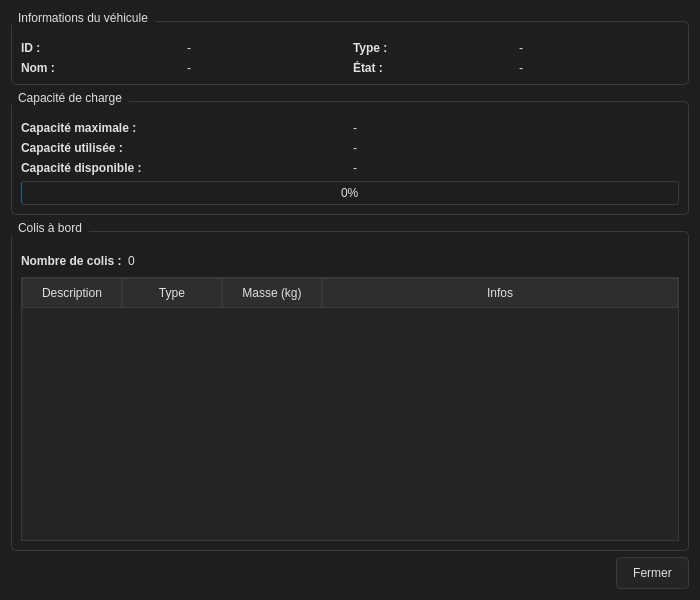
<?xml version="1.0" encoding="UTF-8"?>
<ui version="4.0">
 <class>DialogDetailsVehicule</class>
 <widget class="QDialog" name="DialogDetailsVehicule">
  <property name="geometry">
   <rect>
    <x>0</x>
    <y>0</y>
    <width>700</width>
    <height>600</height>
   </rect>
  </property>
  <property name="windowTitle">
   <string>Détails du véhicule</string>
  </property>
  <property name="styleSheet">
   <string>QDialog {
    background-color: #1e1e1e;
    color: #e0e0e0;
}
QLabel {
    color: #e0e0e0;
}
QGroupBox {
    border: 1px solid #3a3a3a;
    border-radius: 5px;
    margin-top: 10px;
    padding-top: 10px;
    color: #e0e0e0;
}
QGroupBox::title {
    subcontrol-origin: margin;
    subcontrol-position: top left;
    padding: 0 5px;
}
QPushButton {
    background-color: #252525;
    color: #e0e0e0;
    border: 1px solid #3a3a3a;
    padding: 8px 16px;
    border-radius: 4px;
}
QPushButton:hover {
    background-color: #2e2e2e;
    border: 1px solid #0d47a1;
}
QPushButton:pressed {
    background-color: #1a1a1a;
}
QTableWidget {
    background-color: #252525;
    color: #e0e0e0;
    gridline-color: #3a3a3a;
    border: 1px solid #3a3a3a;
}
QTableWidget::item {
    padding: 5px;
}
QHeaderView::section {
    background-color: #2e2e2e;
    color: #e0e0e0;
    padding: 5px;
    border: 1px solid #3a3a3a;
}
QProgressBar {
    border: 1px solid #3a3a3a;
    border-radius: 3px;
    text-align: center;
    background-color: #1e1e1e;
    color: #e0e0e0;
}
</string>
  </property>
  <layout class="QVBoxLayout" name="verticalLayout">
   <item>
    <widget class="QGroupBox" name="groupBoxInfos">
     <property name="title">
      <string>Informations du véhicule</string>
     </property>
     <layout class="QGridLayout" name="gridLayout">
      <item row="0" column="0">
       <widget class="QLabel" name="label_2">
        <property name="text">
         <string>ID :</string>
        </property>
        <property name="styleSheet">
         <string>font-weight: bold;</string>
        </property>
       </widget>
      </item>
      <item row="0" column="1">
       <widget class="QLabel" name="labelID">
        <property name="text">
         <string>-</string>
        </property>
       </widget>
      </item>
      <item row="0" column="2">
       <widget class="QLabel" name="label_4">
        <property name="text">
         <string>Type :</string>
        </property>
        <property name="styleSheet">
         <string>font-weight: bold;</string>
        </property>
       </widget>
      </item>
      <item row="0" column="3">
       <widget class="QLabel" name="labelType">
        <property name="text">
         <string>-</string>
        </property>
       </widget>
      </item>
      <item row="1" column="0">
       <widget class="QLabel" name="label_6">
        <property name="text">
         <string>Nom :</string>
        </property>
        <property name="styleSheet">
         <string>font-weight: bold;</string>
        </property>
       </widget>
      </item>
      <item row="1" column="1">
       <widget class="QLabel" name="labelNom">
        <property name="text">
         <string>-</string>
        </property>
       </widget>
      </item>
      <item row="1" column="2">
       <widget class="QLabel" name="label_8">
        <property name="text">
         <string>État :</string>
        </property>
        <property name="styleSheet">
         <string>font-weight: bold;</string>
        </property>
       </widget>
      </item>
      <item row="1" column="3">
       <widget class="QLabel" name="labelEtat">
        <property name="text">
         <string>-</string>
        </property>
       </widget>
      </item>
     </layout>
    </widget>
   </item>
   <item>
    <widget class="QGroupBox" name="groupBoxCapacite">
     <property name="title">
      <string>Capacité de charge</string>
     </property>
     <layout class="QVBoxLayout" name="verticalLayout_2">
      <item>
       <layout class="QGridLayout" name="gridLayout_2">
        <item row="0" column="0">
         <widget class="QLabel" name="label_10">
          <property name="text">
           <string>Capacité maximale :</string>
          </property>
          <property name="styleSheet">
           <string>font-weight: bold;</string>
          </property>
         </widget>
        </item>
        <item row="0" column="1">
         <widget class="QLabel" name="labelCapaciteMax">
          <property name="text">
           <string>-</string>
          </property>
         </widget>
        </item>
        <item row="1" column="0">
         <widget class="QLabel" name="label_12">
          <property name="text">
           <string>Capacité utilisée :</string>
          </property>
          <property name="styleSheet">
           <string>font-weight: bold;</string>
          </property>
         </widget>
        </item>
        <item row="1" column="1">
         <widget class="QLabel" name="labelCapaciteUtilisee">
          <property name="text">
           <string>-</string>
          </property>
         </widget>
        </item>
        <item row="2" column="0">
         <widget class="QLabel" name="label_14">
          <property name="text">
           <string>Capacité disponible :</string>
          </property>
          <property name="styleSheet">
           <string>font-weight: bold;</string>
          </property>
         </widget>
        </item>
        <item row="2" column="1">
         <widget class="QLabel" name="labelCapaciteDispo">
          <property name="text">
           <string>-</string>
          </property>
         </widget>
        </item>
       </layout>
      </item>
      <item>
       <widget class="QProgressBar" name="progressBarCapacite">
        <property name="value">
         <number>0</number>
        </property>
        <property name="format">
         <string>%p%</string>
        </property>
       </widget>
      </item>
     </layout>
    </widget>
   </item>
   <item>
    <widget class="QGroupBox" name="groupBoxColis">
     <property name="title">
      <string>Colis à bord</string>
     </property>
     <layout class="QVBoxLayout" name="verticalLayout_3">
      <item>
       <layout class="QHBoxLayout" name="horizontalLayout">
        <item>
         <widget class="QLabel" name="label_16">
          <property name="text">
           <string>Nombre de colis :</string>
          </property>
          <property name="styleSheet">
           <string>font-weight: bold;</string>
          </property>
         </widget>
        </item>
        <item>
         <widget class="QLabel" name="labelNombreColis">
          <property name="text">
           <string>0</string>
          </property>
         </widget>
        </item>
        <item>
         <spacer name="horizontalSpacer">
          <property name="orientation">
           <enum>Qt::Horizontal</enum>
          </property>
          <property name="sizeHint" stdset="0">
           <size>
            <width>40</width>
            <height>20</height>
           </size>
          </property>
         </spacer>
        </item>
       </layout>
      </item>
      <item>
       <widget class="QTableWidget" name="tableColisVehicule">
        <property name="alternatingRowColors">
         <bool>true</bool>
        </property>
        <property name="selectionMode">
         <enum>QAbstractItemView::SingleSelection</enum>
        </property>
        <property name="selectionBehavior">
         <enum>QAbstractItemView::SelectRows</enum>
        </property>
        <attribute name="horizontalHeaderStretchLastSection">
         <bool>true</bool>
        </attribute>
        <column>
         <property name="text">
          <string>Description</string>
         </property>
        </column>
        <column>
         <property name="text">
          <string>Type</string>
         </property>
        </column>
        <column>
         <property name="text">
          <string>Masse (kg)</string>
         </property>
        </column>
        <column>
         <property name="text">
          <string>Infos</string>
         </property>
        </column>
       </widget>
      </item>
     </layout>
    </widget>
   </item>
   <item>
    <layout class="QHBoxLayout" name="horizontalLayout_2">
     <item>
      <spacer name="horizontalSpacer_2">
       <property name="orientation">
        <enum>Qt::Horizontal</enum>
       </property>
       <property name="sizeHint" stdset="0">
        <size>
         <width>40</width>
         <height>20</height>
        </size>
       </property>
      </spacer>
     </item>
     <item>
      <widget class="QPushButton" name="btnFermer">
       <property name="text">
        <string>Fermer</string>
       </property>
      </widget>
     </item>
    </layout>
   </item>
  </layout>
 </widget>
 <resources/>
 <connections>
  <connection>
   <sender>btnFermer</sender>
   <signal>clicked()</signal>
   <receiver>DialogDetailsVehicule</receiver>
   <slot>accept()</slot>
   <hints>
    <hint type="sourcelabel">
     <x>349</x>
     <y>569</y>
    </hint>
    <hint type="destinationlabel">
     <x>349</x>
     <y>299</y>
    </hint>
   </hints>
  </connection>
 </connections>
</ui>
